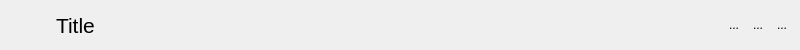
<?xml version="1.0" encoding="UTF-8"?>
<ui version="4.0">
 <class>AppBar</class>
 <widget class="QWidget" name="AppBar">
  <property name="geometry">
   <rect>
    <x>0</x>
    <y>0</y>
    <width>800</width>
    <height>50</height>
   </rect>
  </property>
  <property name="sizePolicy">
   <sizepolicy hsizetype="Preferred" vsizetype="Minimum">
    <horstretch>0</horstretch>
    <verstretch>0</verstretch>
   </sizepolicy>
  </property>
  <property name="minimumSize">
   <size>
    <width>0</width>
    <height>50</height>
   </size>
  </property>
  <property name="windowTitle">
   <string>Form</string>
  </property>
  <layout class="QHBoxLayout" name="horizontalLayout_2" stretch="0,0,1,0,0,0">
   <property name="spacing">
    <number>0</number>
   </property>
   <property name="leftMargin">
    <number>6</number>
   </property>
   <property name="topMargin">
    <number>3</number>
   </property>
   <property name="rightMargin">
    <number>6</number>
   </property>
   <property name="bottomMargin">
    <number>3</number>
   </property>
   <item>
    <widget class="QLabel" name="logoLabel">
     <property name="minimumSize">
      <size>
       <width>50</width>
       <height>50</height>
      </size>
     </property>
     <property name="maximumSize">
      <size>
       <width>50</width>
       <height>50</height>
      </size>
     </property>
     <property name="text">
      <string/>
     </property>
     <property name="pixmap">
      <pixmap resource="../resource/Resources.qrc">:/icon/Resources/main-1.ico</pixmap>
     </property>
     <property name="scaledContents">
      <bool>true</bool>
     </property>
     <property name="wordWrap">
      <bool>false</bool>
     </property>
    </widget>
   </item>
   <item>
    <widget class="QLabel" name="titleLabel">
     <property name="sizePolicy">
      <sizepolicy hsizetype="Minimum" vsizetype="Preferred">
       <horstretch>0</horstretch>
       <verstretch>0</verstretch>
      </sizepolicy>
     </property>
     <property name="font">
      <font>
       <pointsize>16</pointsize>
      </font>
     </property>
     <property name="text">
      <string>Title</string>
     </property>
    </widget>
   </item>
   <item>
    <widget class="QWidget" name="widget" native="true"/>
   </item>
   <item>
    <widget class="QToolButton" name="minBtn">
     <property name="text">
      <string>...</string>
     </property>
     <property name="icon">
      <iconset resource="../resource/Resources.qrc">
       <normaloff>:/Resources/Resources/winmix.png</normaloff>:/Resources/Resources/winmix.png</iconset>
     </property>
     <property name="iconSize">
      <size>
       <width>24</width>
       <height>24</height>
      </size>
     </property>
     <property name="autoRaise">
      <bool>true</bool>
     </property>
    </widget>
   </item>
   <item>
    <widget class="QToolButton" name="maxBtn">
     <property name="text">
      <string>...</string>
     </property>
     <property name="icon">
      <iconset resource="../resource/Resources.qrc">
       <normaloff>:/Resources/Resources/win-max.png</normaloff>
       <normalon>:/Resources/Resources/win_restore.png</normalon>:/Resources/Resources/win-max.png</iconset>
     </property>
     <property name="iconSize">
      <size>
       <width>24</width>
       <height>24</height>
      </size>
     </property>
     <property name="autoRaise">
      <bool>true</bool>
     </property>
    </widget>
   </item>
   <item>
    <widget class="QToolButton" name="closeBtn">
     <property name="text">
      <string>...</string>
     </property>
     <property name="icon">
      <iconset resource="../resource/Resources.qrc">
       <normaloff>:/Resources/Resources/close.png</normaloff>:/Resources/Resources/close.png</iconset>
     </property>
     <property name="iconSize">
      <size>
       <width>24</width>
       <height>24</height>
      </size>
     </property>
     <property name="autoRaise">
      <bool>true</bool>
     </property>
    </widget>
   </item>
  </layout>
 </widget>
 <resources>
  <include location="../resource/Resources.qrc"/>
 </resources>
 <connections/>
</ui>
